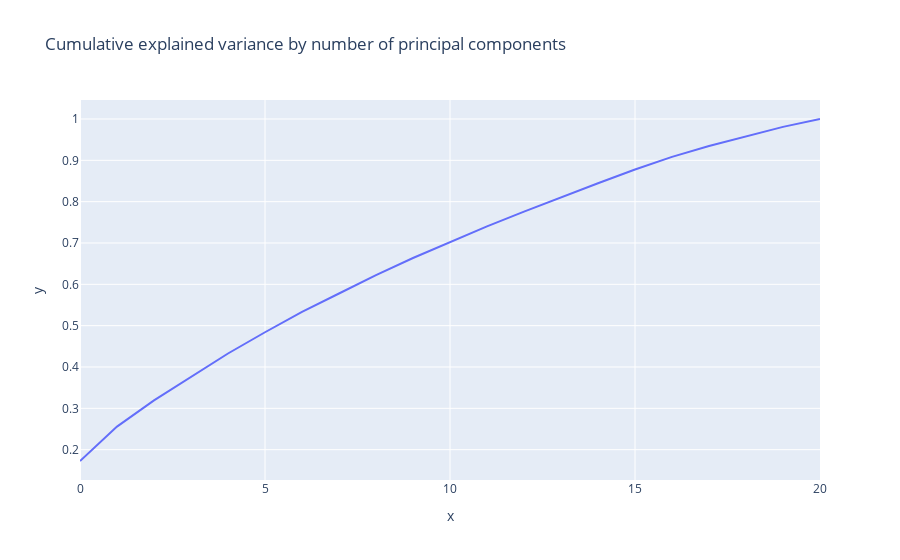

Here is the notebook cell this chart was saved with:
### Markdown cell above
Hm!. Huge difference can already be seen straight of the back. HighBP is the most important And GenHlth is in second. Do Note its not like a small lead HighBP is through the rooof.

The rest dont even keep up the 3rd place barely has a 5% say in the matter.

But a few similarities: PhysActivity, AnyHealthcare, and smoking are all realy low
Suprisingly here XGB doesnt care about the persons mental health.

### Code cell
# Method 3: PCA
pca = PCA().fit(X_train_scaled)

fig = px.line(y=pca.explained_variance_ratio_.cumsum(), title='Cumulative explained variance by number of principal components')
fig.show()

### Figure 1 — Plotly figure (JSON) as saved in the notebook; plotly's stock layout.template omitted (floating-point values rounded to 4 significant figures)
{"data": [{"hovertemplate": "x=%{x}<br>y=%{y}<extra></extra>", "legendgroup": "", "line": {"color": "#636efa", "dash": "solid"}, "marker": {"symbol": "circle"}, "mode": "lines", "name": "", "orientation": "v", "showlegend": false, "type": "scatter", "x": [0, 1, 2, 3, 4, 5, 6, 7, 8, 9, 10, 11, 12, 13, 14, 15, 16, 17, 18, 19, 20], "xaxis": "x", "y": [0.1726, 0.2557, 0.3193, 0.3764, 0.4327, 0.4841, 0.5331, 0.5778, 0.6224, 0.6637, 0.7024, 0.7402, 0.7759, 0.8109, 0.8446, 0.8777, 0.9084, 0.9345, 0.9582, 0.981, 1.0], "yaxis": "y"}], "layout": {"legend": {"tracegroupgap": 0}, "title": {"text": "Cumulative explained variance by number of principal components"}, "xaxis": {"anchor": "y", "domain": [0, 1], "title": {"text": "x"}}, "yaxis": {"anchor": "x", "domain": [0, 1], "title": {"text": "y"}}}}
